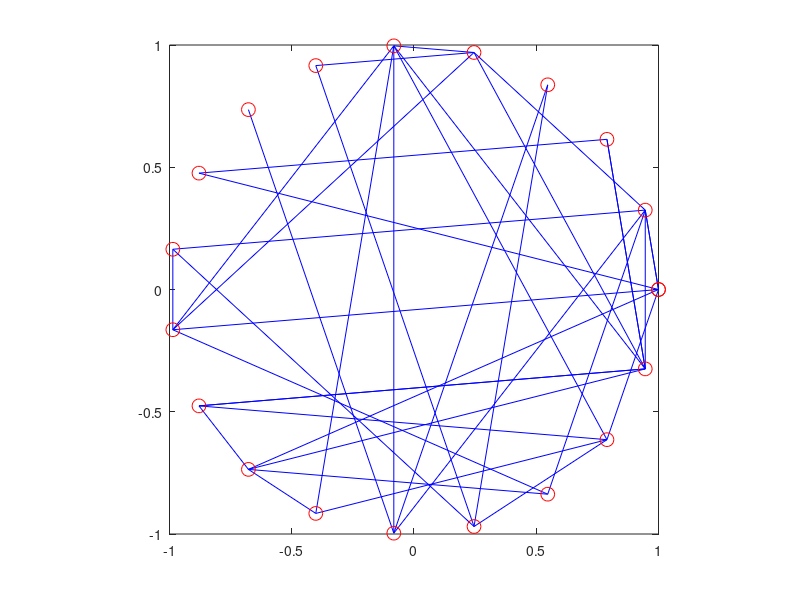

Write the MATLAB code that produced this figure.
% graph drawing
close all
clc
clear all

%% Example  

graph_type = 1; % 1 = ER, 2 = other 


if graph_type == 1 % ER network 
    N=20;
    p=0.1;
    A = (rand(N,N)<p); 
elseif graph_type == 2 % Other 
    N=50;
    
    A11 = (rand(N/2,N/2)<0.1); 
    A12 = (rand(N/2,N/2)<0.0); 
    A21 = (rand(N/2,N/2)<0.0); 
    A22 = (rand(N/2,N/2)<0.8); 
    
    A = [ A11 A12 ; A21 A22];
else
    error('Need graph_type to be 1 or 2')
end


% xy = rand(N,2); % random positions 

dphi = 2*pi/(N-1);
phi = 0:dphi:2*pi; phi=phi(:); % col vec
xy = [ cos(phi) sin(phi) ];

figure
gplot(A,xy,'b-'); hold on;
plot(xy(:,1),xy(:,2),'ro','MarkerSize',10); 

axis equal
axis square


return

